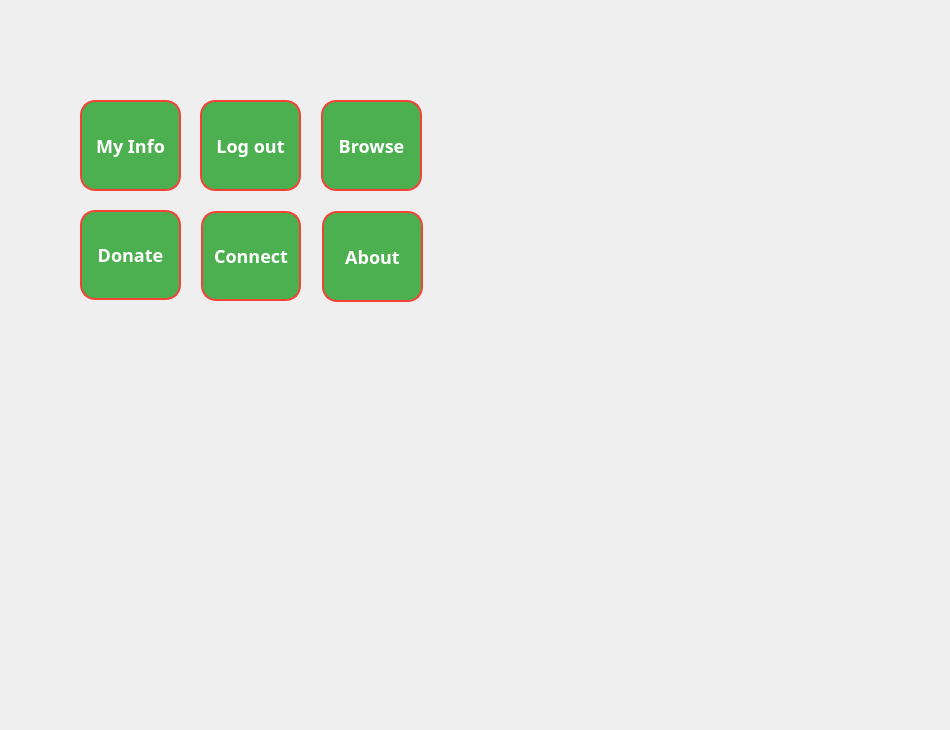
<?xml version="1.0" encoding="UTF-8"?>
<ui version="4.0">
 <class>Dialog</class>
 <widget class="QDialog" name="Dialog">
  <property name="geometry">
   <rect>
    <x>0</x>
    <y>0</y>
    <width>950</width>
    <height>730</height>
   </rect>
  </property>
  <property name="minimumSize">
   <size>
    <width>950</width>
    <height>730</height>
   </size>
  </property>
  <property name="maximumSize">
   <size>
    <width>950</width>
    <height>730</height>
   </size>
  </property>
  <property name="windowTitle">
   <string>Dialog</string>
  </property>
  <property name="autoFillBackground">
   <bool>false</bool>
  </property>
  <property name="styleSheet">
   <string notr="true">QDialog#Dialog{
background: url(C:/Users/ARYA/Desktop/CoSc/College/S4/DBMS/DBMS Project/Images/mbg.png) center;
}</string>
  </property>
  <widget class="QPushButton" name="info">
   <property name="geometry">
    <rect>
     <x>80</x>
     <y>100</y>
     <width>101</width>
     <height>91</height>
    </rect>
   </property>
   <property name="styleSheet">
    <string notr="true">QPushButton{
  text-align: center;
  text-decoration: none;
  outline: none;
  color: #fff;
  background-color: #4CAF50;
  border: none;
  border-radius: 15px;
  border: 2px solid #f44336;
  font-family: Lexend Deca;
  font-weight: bold;
  font-size: 18px;
}

QPushButton:hover{
background-color: #3e8e41;
}

QPushButton:pressed{
border: 3px solid #f44336;
}</string>
   </property>
   <property name="text">
    <string>My Info</string>
   </property>
  </widget>
  <widget class="QPushButton" name="connect">
   <property name="geometry">
    <rect>
     <x>201</x>
     <y>211</y>
     <width>100</width>
     <height>90</height>
    </rect>
   </property>
   <property name="styleSheet">
    <string notr="true">QPushButton{
  text-align: center;
  text-decoration: none;
  outline: none;
  color: #fff;
  background-color: #4CAF50;
  border: none;
  border-radius: 15px;
  border: 2px solid #f44336;
  font-family: Lexend Deca;
  font-weight: bold;
  font-size: 18px;
}

QPushButton:hover{
background-color: #3e8e41;
}

QPushButton:pressed{
border: 3px solid #f44336;
}</string>
   </property>
   <property name="text">
    <string>Connect</string>
   </property>
  </widget>
  <widget class="QPushButton" name="logout">
   <property name="geometry">
    <rect>
     <x>200</x>
     <y>100</y>
     <width>101</width>
     <height>91</height>
    </rect>
   </property>
   <property name="styleSheet">
    <string notr="true">QPushButton{
  text-align: center;
  text-decoration: none;
  outline: none;
  color: #fff;
  background-color: #4CAF50;
  border: none;
  border-radius: 15px;
  border: 2px solid #f44336;
  font-family: Lexend Deca;
  font-weight: bold;
  font-size: 18px;
}

QPushButton:hover{
background-color: #3e8e41;
}

QPushButton:pressed{
border: 3px solid #f44336;
}</string>
   </property>
   <property name="text">
    <string>Log out</string>
   </property>
  </widget>
  <widget class="QPushButton" name="browse">
   <property name="geometry">
    <rect>
     <x>321</x>
     <y>100</y>
     <width>101</width>
     <height>91</height>
    </rect>
   </property>
   <property name="styleSheet">
    <string notr="true">QPushButton{
  text-align: center;
  text-decoration: none;
  outline: none;
  color: #fff;
  background-color: #4CAF50;
  border: none;
  border-radius: 15px;
  border: 2px solid #f44336;
  font-family: Lexend Deca;
  font-weight: bold;
  font-size: 18px;
}

QPushButton:hover{
background-color: #3e8e41;
}

QPushButton:pressed{
border: 3px solid #f44336;
}</string>
   </property>
   <property name="text">
    <string>Browse</string>
   </property>
  </widget>
  <widget class="QPushButton" name="about">
   <property name="geometry">
    <rect>
     <x>322</x>
     <y>211</y>
     <width>101</width>
     <height>91</height>
    </rect>
   </property>
   <property name="styleSheet">
    <string notr="true">QPushButton{
  text-align: center;
  text-decoration: none;
  outline: none;
  color: #fff;
  background-color: #4CAF50;
  border: none;
  border-radius: 15px;
  border: 2px solid #f44336;
  font-family: Lexend Deca;
  font-weight: bold;
  font-size: 18px;
}

QPushButton:hover{
background-color: #3e8e41;
}

QPushButton:pressed{
border: 3px solid #f44336;
}</string>
   </property>
   <property name="text">
    <string>About</string>
   </property>
  </widget>
  <widget class="QPushButton" name="donate">
   <property name="geometry">
    <rect>
     <x>80</x>
     <y>210</y>
     <width>101</width>
     <height>90</height>
    </rect>
   </property>
   <property name="styleSheet">
    <string notr="true">QPushButton{
  text-align: center;
  text-decoration: none;
  outline: none;
  color: #fff;
  background-color: #4CAF50;
  border: none;
  border-radius: 15px;
  border: 2px solid #f44336;
  font-family: Lexend Deca;
  font-weight: bold;
  font-size: 18px;
}

QPushButton:hover{
background-color: #3e8e41;
}

QPushButton:pressed{
border: 3px solid #f44336;
}</string>
   </property>
   <property name="text">
    <string>Donate</string>
   </property>
  </widget>
  <widget class="QLabel" name="fact">
   <property name="geometry">
    <rect>
     <x>9</x>
     <y>0</y>
     <width>681</width>
     <height>51</height>
    </rect>
   </property>
   <property name="styleSheet">
    <string notr="true">QLabel{
font-family: Lexend Deca;
font-size: 18px;
color: brown;

}</string>
   </property>
   <property name="text">
    <string/>
   </property>
  </widget>
  <widget class="QLabel" name="greet">
   <property name="geometry">
    <rect>
     <x>181</x>
     <y>40</y>
     <width>681</width>
     <height>51</height>
    </rect>
   </property>
   <property name="styleSheet">
    <string notr="true">QLabel{
font-family: Lexend Deca;
font-size: 25px;
color:green;
text-align: center;

}</string>
   </property>
   <property name="text">
    <string/>
   </property>
  </widget>
 </widget>
 <resources/>
 <connections/>
</ui>
